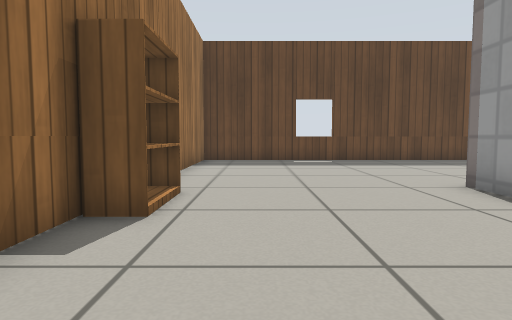
[1] (above)

16 first-person views from a walk through a Gazebo world. The camera is 0.5 m above the floor, tilts 4° down and sees 75° across. The floor is counted in squares, 0.5 m on a side. Each view is taken from the middle of a square. On the plan, view 1 faces up. The plan holds only what a view shows up to about 12 squares ahead; the rest is blank. Robots are left out. Simple patterns stand in for the simulator's built-in surfaces.

[2]
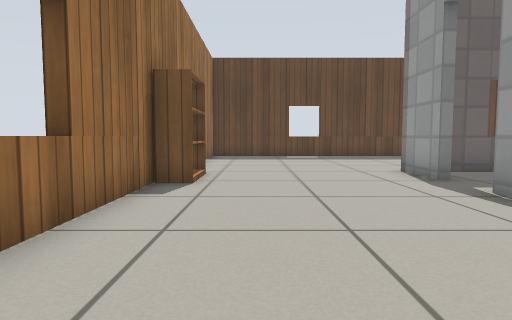

[3]
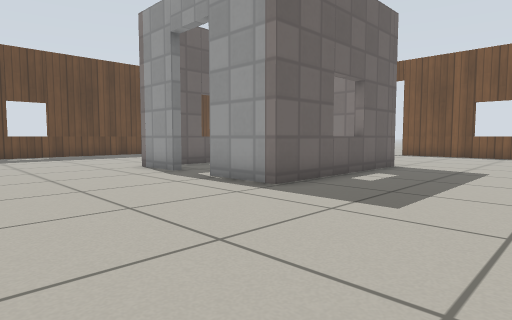

[4]
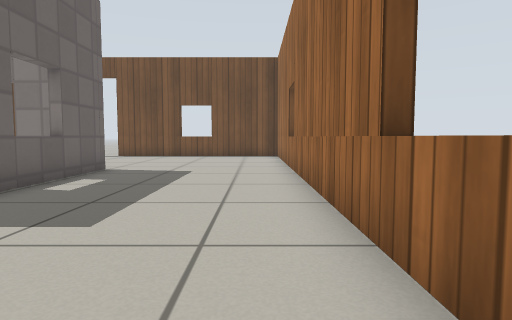

[5]
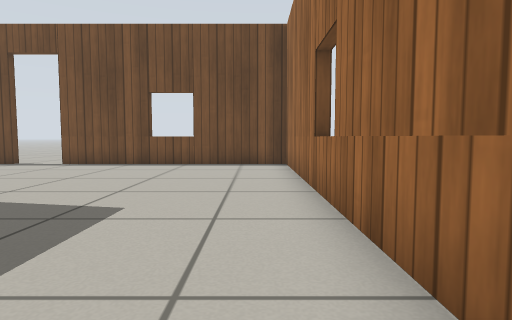

[6]
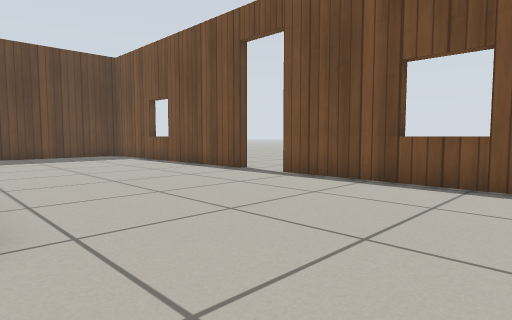

[7]
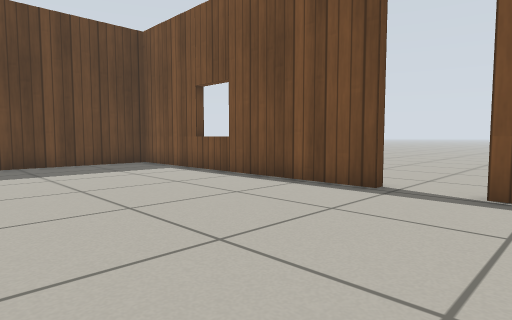

[8]
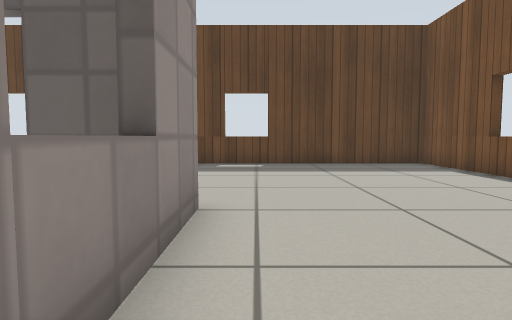

[9]
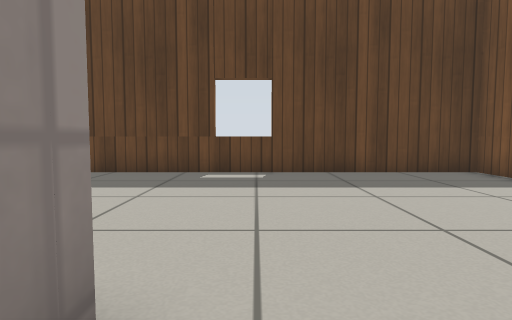

[10]
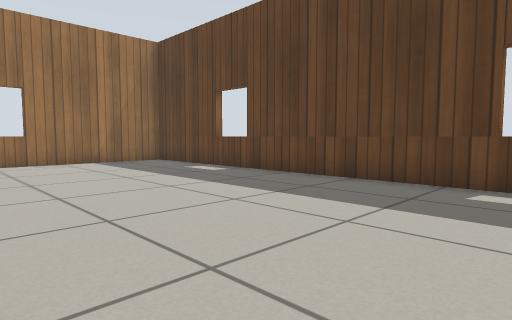

[11]
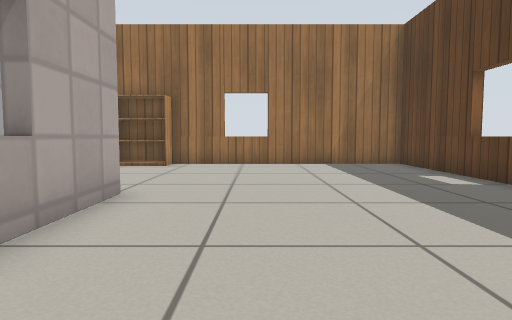

[12]
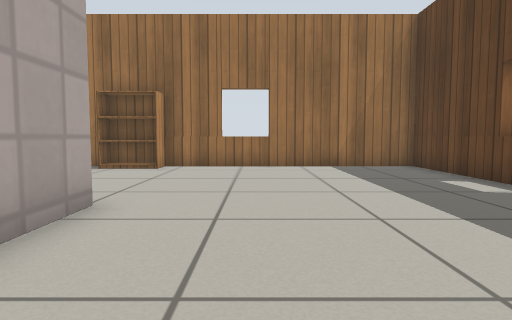

[13]
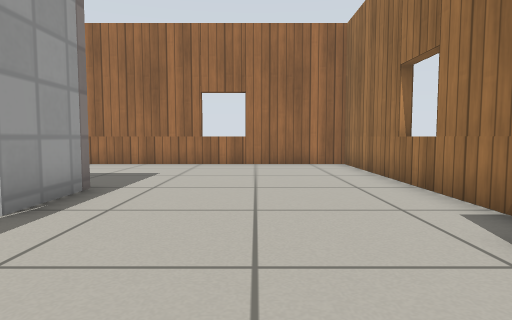

[14]
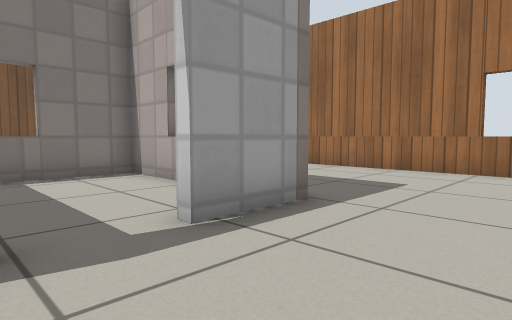

[15]
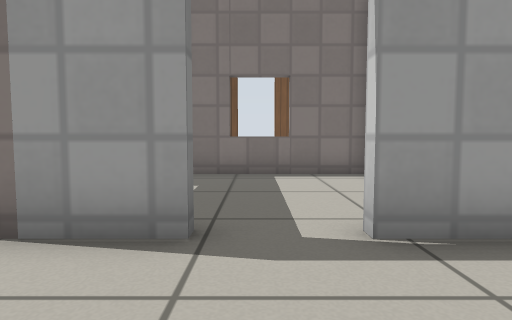

[16]
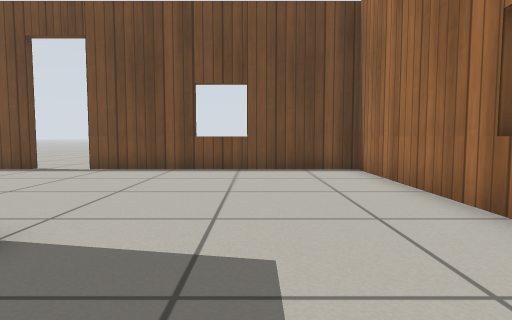

### Floor plan
Points are (right, up) in squares from view 1. A wall is a line through its corners. A room is listed if a view was taken in it or the views show most of it. See-through windows are left out.
Room 1 (views 1, 2, 3, 4, 5, 6, 7, 8, 9, 10, 11, 12, 13, 14, 15, 16)
walls: (10.2, 6.6) (10.2, 3); (4.2, 4.7) (4.2, 6.6) (7, 6.6); (10.3, 0.6) (4.2, 0.6) (4.2, 2.9); (17.2, 4.9) (17.2, 14.3) (-2.2, 14.3) (-2.2, 5.6); (-2.2, 4.6) (-2.2, -5.1) (17.2, -5.1) (17.2, 3.1)
ways out: open door at (4, 3.5) to room 2; open door at (17, 4)
Room 2 (no view inside)
walls: (7.6, 0.9) (9.9, 0.9) (9.9, 5.8); (9.2, 6.3) (5.4, 6.3)
ways out: open door at (4, 3.5) to room 1

Where each view was taken, in squares from view 1:
view 1: 0 up, 0 right, facing up
view 2: 3 down, 0 right, facing up
view 3: 4 down, 1 left, facing up-right
view 4: 4 down, 0 right, facing right
view 5: 4 down, 5 right, facing right
view 6: 3 down, 10 right, facing up-right
view 7: 2 up, 11 right, facing up-right
view 8: 2 up, 11 right, facing up
view 9: 5 up, 11 right, facing up
view 10: 7 up, 11 right, facing up-left
view 11: 9 up, 10 right, facing left
view 12: 9 up, 9 right, facing left
view 13: 7 up, 1 right, facing down
view 14: 5 up, 1 right, facing down-right
view 15: 4 up, 1 right, facing right
view 16: 2 down, 7 right, facing right
